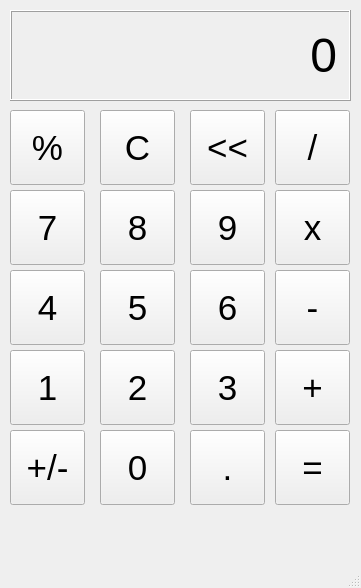
<?xml version="1.0" encoding="UTF-8"?>
<ui version="4.0">
 <class>MainWindow</class>
 <widget class="QMainWindow" name="MainWindow">
  <property name="geometry">
   <rect>
    <x>0</x>
    <y>0</y>
    <width>361</width>
    <height>588</height>
   </rect>
  </property>
  <property name="windowTitle">
   <string>CALC</string>
  </property>
  <widget class="QWidget" name="centralwidget">
   <widget class="QLabel" name="outputLabel">
    <property name="geometry">
     <rect>
      <x>10</x>
      <y>10</y>
      <width>341</width>
      <height>91</height>
     </rect>
    </property>
    <property name="font">
     <font>
      <pointsize>36</pointsize>
     </font>
    </property>
    <property name="frameShape">
     <enum>QFrame::Box</enum>
    </property>
    <property name="frameShadow">
     <enum>QFrame::Raised</enum>
    </property>
    <property name="text">
     <string>0</string>
    </property>
    <property name="alignment">
     <set>Qt::AlignRight|Qt::AlignTrailing|Qt::AlignVCenter</set>
    </property>
    <property name="margin">
     <number>10</number>
    </property>
   </widget>
   <widget class="QPushButton" name="percentButton">
    <property name="geometry">
     <rect>
      <x>10</x>
      <y>110</y>
      <width>75</width>
      <height>75</height>
     </rect>
    </property>
    <property name="font">
     <font>
      <pointsize>26</pointsize>
     </font>
    </property>
    <property name="text">
     <string>%</string>
    </property>
   </widget>
   <widget class="QPushButton" name="cButton">
    <property name="geometry">
     <rect>
      <x>100</x>
      <y>110</y>
      <width>75</width>
      <height>75</height>
     </rect>
    </property>
    <property name="font">
     <font>
      <pointsize>26</pointsize>
     </font>
    </property>
    <property name="text">
     <string>C</string>
    </property>
   </widget>
   <widget class="QPushButton" name="arrowButton">
    <property name="geometry">
     <rect>
      <x>190</x>
      <y>110</y>
      <width>75</width>
      <height>75</height>
     </rect>
    </property>
    <property name="font">
     <font>
      <pointsize>26</pointsize>
     </font>
    </property>
    <property name="text">
     <string>&lt;&lt;</string>
    </property>
   </widget>
   <widget class="QPushButton" name="divideButton">
    <property name="geometry">
     <rect>
      <x>275</x>
      <y>110</y>
      <width>75</width>
      <height>75</height>
     </rect>
    </property>
    <property name="font">
     <font>
      <pointsize>26</pointsize>
     </font>
    </property>
    <property name="text">
     <string>/</string>
    </property>
   </widget>
   <widget class="QPushButton" name="eightButton">
    <property name="geometry">
     <rect>
      <x>100</x>
      <y>190</y>
      <width>75</width>
      <height>75</height>
     </rect>
    </property>
    <property name="font">
     <font>
      <pointsize>26</pointsize>
     </font>
    </property>
    <property name="text">
     <string>8</string>
    </property>
   </widget>
   <widget class="QPushButton" name="nineButton">
    <property name="geometry">
     <rect>
      <x>190</x>
      <y>190</y>
      <width>75</width>
      <height>75</height>
     </rect>
    </property>
    <property name="font">
     <font>
      <pointsize>26</pointsize>
     </font>
    </property>
    <property name="text">
     <string>9</string>
    </property>
   </widget>
   <widget class="QPushButton" name="multiplyButton">
    <property name="geometry">
     <rect>
      <x>275</x>
      <y>190</y>
      <width>75</width>
      <height>75</height>
     </rect>
    </property>
    <property name="font">
     <font>
      <pointsize>26</pointsize>
     </font>
    </property>
    <property name="text">
     <string>x</string>
    </property>
   </widget>
   <widget class="QPushButton" name="sevenButton">
    <property name="geometry">
     <rect>
      <x>10</x>
      <y>190</y>
      <width>75</width>
      <height>75</height>
     </rect>
    </property>
    <property name="font">
     <font>
      <pointsize>26</pointsize>
     </font>
    </property>
    <property name="text">
     <string>7</string>
    </property>
   </widget>
   <widget class="QPushButton" name="fiveButton">
    <property name="geometry">
     <rect>
      <x>100</x>
      <y>270</y>
      <width>75</width>
      <height>75</height>
     </rect>
    </property>
    <property name="font">
     <font>
      <pointsize>26</pointsize>
     </font>
    </property>
    <property name="text">
     <string>5</string>
    </property>
   </widget>
   <widget class="QPushButton" name="sixButton">
    <property name="geometry">
     <rect>
      <x>190</x>
      <y>270</y>
      <width>75</width>
      <height>75</height>
     </rect>
    </property>
    <property name="font">
     <font>
      <pointsize>26</pointsize>
     </font>
    </property>
    <property name="text">
     <string>6</string>
    </property>
   </widget>
   <widget class="QPushButton" name="minusButton">
    <property name="geometry">
     <rect>
      <x>275</x>
      <y>270</y>
      <width>75</width>
      <height>75</height>
     </rect>
    </property>
    <property name="font">
     <font>
      <pointsize>26</pointsize>
     </font>
    </property>
    <property name="text">
     <string>-</string>
    </property>
   </widget>
   <widget class="QPushButton" name="fourButton">
    <property name="geometry">
     <rect>
      <x>10</x>
      <y>270</y>
      <width>75</width>
      <height>75</height>
     </rect>
    </property>
    <property name="font">
     <font>
      <pointsize>26</pointsize>
     </font>
    </property>
    <property name="text">
     <string>4</string>
    </property>
   </widget>
   <widget class="QPushButton" name="twoButton">
    <property name="geometry">
     <rect>
      <x>100</x>
      <y>350</y>
      <width>75</width>
      <height>75</height>
     </rect>
    </property>
    <property name="font">
     <font>
      <pointsize>26</pointsize>
     </font>
    </property>
    <property name="text">
     <string>2</string>
    </property>
   </widget>
   <widget class="QPushButton" name="threeButton">
    <property name="geometry">
     <rect>
      <x>190</x>
      <y>350</y>
      <width>75</width>
      <height>75</height>
     </rect>
    </property>
    <property name="font">
     <font>
      <pointsize>26</pointsize>
     </font>
    </property>
    <property name="text">
     <string>3</string>
    </property>
   </widget>
   <widget class="QPushButton" name="addButton">
    <property name="geometry">
     <rect>
      <x>275</x>
      <y>350</y>
      <width>75</width>
      <height>75</height>
     </rect>
    </property>
    <property name="font">
     <font>
      <pointsize>26</pointsize>
     </font>
    </property>
    <property name="text">
     <string>+</string>
    </property>
   </widget>
   <widget class="QPushButton" name="oneButton">
    <property name="geometry">
     <rect>
      <x>10</x>
      <y>350</y>
      <width>75</width>
      <height>75</height>
     </rect>
    </property>
    <property name="font">
     <font>
      <pointsize>26</pointsize>
     </font>
    </property>
    <property name="text">
     <string>1</string>
    </property>
   </widget>
   <widget class="QPushButton" name="zeroButton">
    <property name="geometry">
     <rect>
      <x>100</x>
      <y>430</y>
      <width>75</width>
      <height>75</height>
     </rect>
    </property>
    <property name="font">
     <font>
      <pointsize>26</pointsize>
     </font>
    </property>
    <property name="text">
     <string>0</string>
    </property>
   </widget>
   <widget class="QPushButton" name="decimalButton">
    <property name="geometry">
     <rect>
      <x>190</x>
      <y>430</y>
      <width>75</width>
      <height>75</height>
     </rect>
    </property>
    <property name="font">
     <font>
      <pointsize>26</pointsize>
     </font>
    </property>
    <property name="text">
     <string>.</string>
    </property>
   </widget>
   <widget class="QPushButton" name="equalButton">
    <property name="geometry">
     <rect>
      <x>275</x>
      <y>430</y>
      <width>75</width>
      <height>75</height>
     </rect>
    </property>
    <property name="font">
     <font>
      <pointsize>26</pointsize>
     </font>
    </property>
    <property name="text">
     <string>=</string>
    </property>
   </widget>
   <widget class="QPushButton" name="plusminusButton">
    <property name="geometry">
     <rect>
      <x>10</x>
      <y>430</y>
      <width>75</width>
      <height>75</height>
     </rect>
    </property>
    <property name="font">
     <font>
      <pointsize>26</pointsize>
     </font>
    </property>
    <property name="text">
     <string>+/-</string>
    </property>
   </widget>
  </widget>
  <widget class="QMenuBar" name="menubar">
   <property name="geometry">
    <rect>
     <x>0</x>
     <y>0</y>
     <width>361</width>
     <height>21</height>
    </rect>
   </property>
  </widget>
  <widget class="QStatusBar" name="statusbar"/>
 </widget>
 <resources/>
 <connections/>
</ui>
